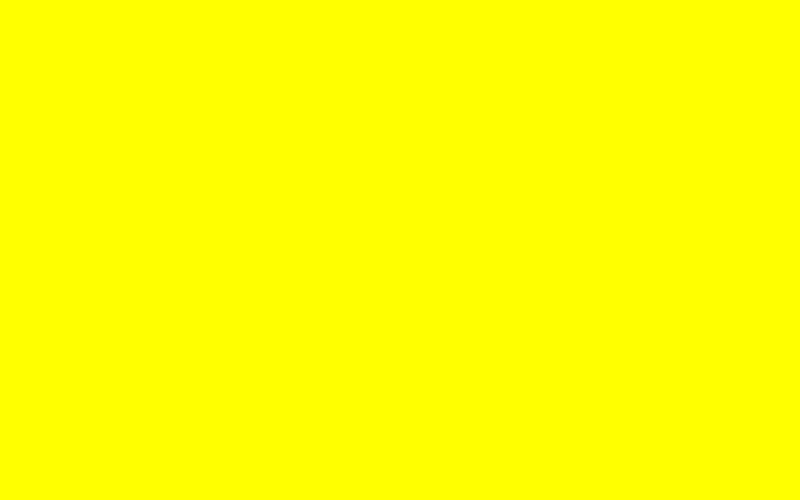
#> input picture images/rot/foreground.jpg, 800 x 500 px
$ jupyter execute motion_control.ipynb
#> lines starting #> are read from the running program, lines starting #| are printed output that depends on the picture; after the words box and inside, x2 and y2 are one past the last pixel; in counts of white or black regions, pixels touching at a corner belong together
[cell 1]
import cv2 as cv
import matplotlib.pyplot as plt
import numpy as np
import time

# FOREGROUND/masked image
foreground=cv.imread('../../images/rot/foreground.jpg')
#> foreground is the input picture: shape (500, 800, 3); mean B, G, R 0, 255, 255
# fore. dimensions
h,w,_=foreground.shape
#> h = 500; w = 800
# fore. center
co=(w//2,h//2)
#> co = (400, 250)
cv.circle(foreground,co,10,(255,0,0),-1)
# foreground ROI and roi center
roiw,roih=100,50
roo=rooy,roox= co[1]//4 ,co[0]//3
#> roo = (62, 133); rooy = 62; roox = 133
cv.rectangle(foreground,roo,(rooy+roih,roox+roiw),(0,0,0),-1)
##fake roi composed by a rectangle
roic=roicy,roicx=rooy+roih//2,roox+roiw//2
#> roic = (87, 183); roicy = 87; roicx = 183
cv.circle(foreground,roic,10,(255,255,255),-1)
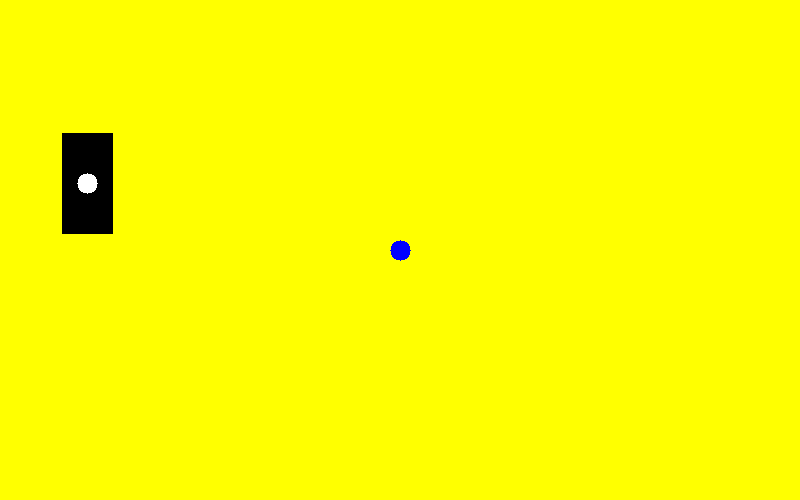
#> foreground: shape (500, 800, 3); mean B, G, R 0.4, 251.7, 251.7
##in the end, only roi center matters, indep. how it was obtained

# BACKGROUND imagined as an higher dimension masked image (mainly black)
backchan=np.zeros((h*2,w*2),np.uint8)
background=cv.merge([backchan,backchan,backchan])
##*2 dimensions since foreground full image simulated as moving inside it
# background dimensions
H,W,_=background.shape
#> H = 1000; W = 1600
# background center
CO=(W//2,H//2)
#> CO = (800, 500)

# MOTION PARAMETERS
# simulation of robot traverse by moving the image
motx=motx0=85
# motion termination criterion, by roi and POV center distance
epsx=5
# motion dimming test array
motest=[0,0,0]
# STARTING POI OF ROI
oO=oOx,oOy=100,300#starting point

while(1):

    rO=[sum(x) for x in zip(oO, roic)]#var, increasing
    Cr=Crx,Cry=[sum(x) for x in zip(CO, np.negative(rO))]# var, decreasing


    # tracks current and previous distances to find oscillations around POV center
    motest.append(Crx)
    motest.pop(0)
    if motest[0]<0 and motest[0]*motest[2]>0:
        # traverse action dimming
        motx=2*motx//3
        print('oscilaltions!speed reduction')

    # POV creation
    backprint=background.copy()
    # current area around roi set
    backprint[oOy:oOy+h,oOx:oOx+w]=foreground
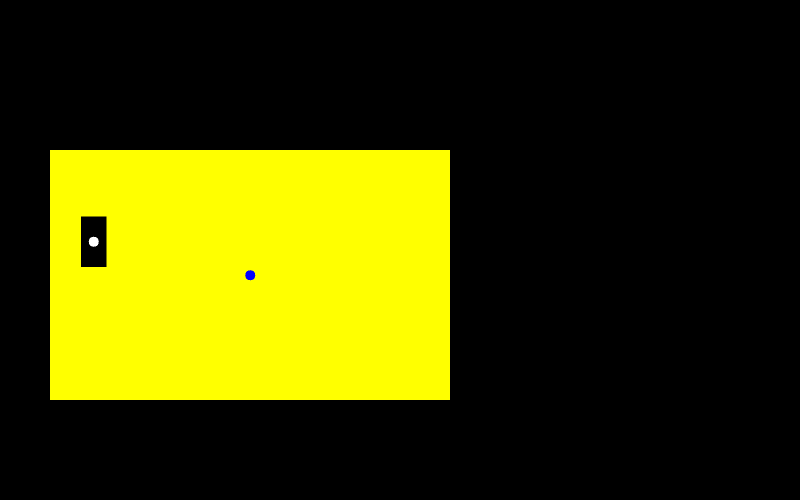
#> backprint: shape (1000, 1600, 3) (shown at 1/2 size); mean B, G, R 0.1, 62.9, 62.9
    # POV center
    cv.circle(backprint,CO,10,(255,255,0),-1)
#> backprint: shape (1000, 1600, 3); 0.02% of pixels changed, all inside (x1, y1, x2, y2) = (790, 490, 811, 511)
    plt.imshow(backprint)
    plt.show()

    # motion termination test
    if abs(Crx)<epsx:
        # set motion action as initial for future requests
        motx=motx0
        print('terminating motion...')
        # interrupts action
        break
    print('moving')
    # motion direction
    if np.sign(Crx)>0:
        oO=oOx,oOy=oOx+motx,oOy
    else:
        oO=oOx,oOy=oOx-motx,oOy

print('terminated')
